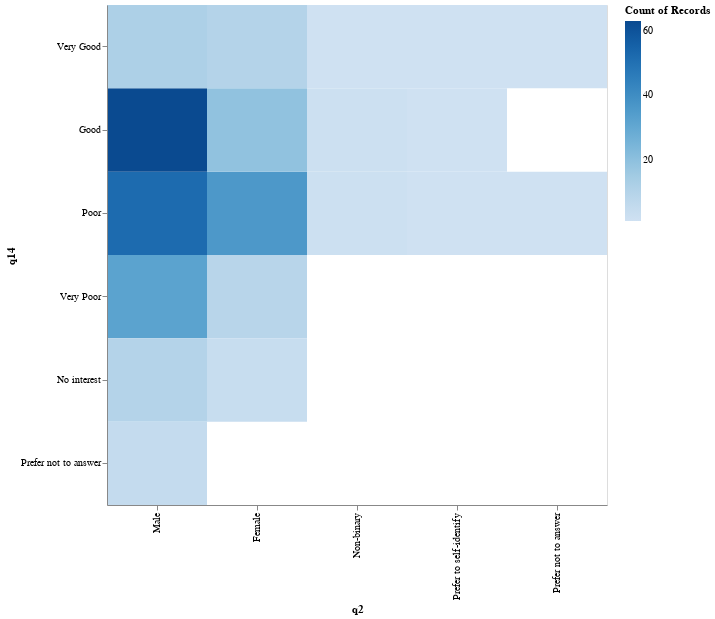

Notebook code cell kept with this figure:
### Code cell
alt.Chart(data).mark_rect().encode(
    alt.X("q2"),
    alt.Y("q14"),
    alt.Color("count()").scale(scheme="blues")
).properties(
    width=500,
    height=500,
)

### Figure 1 — Vega-Lite specification as saved in the notebook (floating-point values rounded to 4 significant figures; data arrays with more than 128 entries replaced by an {"elided": "..."} marker saying what was removed)
{"config": {"view": {"continuousWidth": 300, "continuousHeight": 300}}, "data": {"name": "data-68297e55635e3d51b7ebee18f4a1e0f4"}, "mark": {"type": "rect"}, "encoding": {"color": {"aggregate": "count", "scale": {"scheme": "blues"}, "type": "quantitative"}, "x": {"field": "q2", "sort": ["Male", "Female", "Non-binary", "Prefer to self-identify", "Prefer not to answer"], "type": "ordinal"}, "y": {"field": "q14", "sort": ["Very Good", "Good", "Poor", "Very Poor", "No interest", "Prefer not to answer"], "type": "ordinal"}}, "height": 500, "width": 500, "$schema": "https://vega.github.io/schema/vega-lite/v5.8.0.json", "datasets": {"data-68297e55635e3d51b7ebee18f4a1e0f4": {"elided": "262 records"}}}
